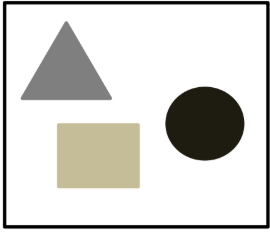
#> input picture objs.jpg, 270 x 233 px
$ python segmentation.py
#> lines starting #> are read from the running program, lines starting #| are printed output that depends on the picture
import cv2 as cv
import numpy as np
import matplotlib.pyplot as plt

# Lire l'image en niveaux de gris
img = cv.imread("objs.jpg", cv.IMREAD_GRAYSCALE)
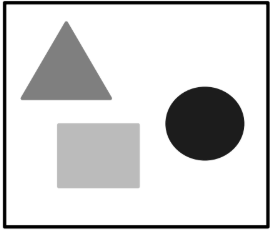
#> img: shape (233, 270); min 0, max 255, mean 211.6

if img is None:
    raise FileNotFoundError("Image introuvable. Vérifie le nom ou le chemin.")

ng = np.array(img)

# Calcul de l'histogramme
hist = cv.calcHist([ng], [0], None, [256], [0, 256])
#> hist = 256 values, max 42712 at index 255, min 0 at index 4, mean 245.7

# Supprimer les valeurs faibles (bruit)
for x in range(256):
    if hist[x] < 1000:
        hist[x] = 0
#> after the loop, hist = 256 values, max 42712 at index 255, min 0 at index 1, mean 220.6

# Récupérer les niveaux de gris significatifs
liste = []
for x in range(256):
    if hist[x] != 0:
        liste.append(x)
#> after the loop, liste = [0, 28, 127, 187, 255]

h, l = ng.shape
#> h = 233; l = 270

# Affichage image originale
plt.figure(figsize=(5,5))
plt.imshow(ng, cmap='gray')
plt.title("Image originale")
plt.axis('off')

# Segmentation par niveaux détectés
for k in range(len(liste)):
    seg = np.ones((h, l), dtype=np.uint8) * 255
    for i in range(h):
        for j in range(l):
            if ng[i, j] == liste[k]:
                seg[i, j] = ng[i, j]

    plt.figure(figsize=(5,5))
    plt.imshow(seg, cmap='gray')
    plt.title(f"Région segmentée - niveau {liste[k]}")
    plt.axis('off')
#> this loop made 5 passes
#> seg: shape (233, 270); every value is 255

plt.show()
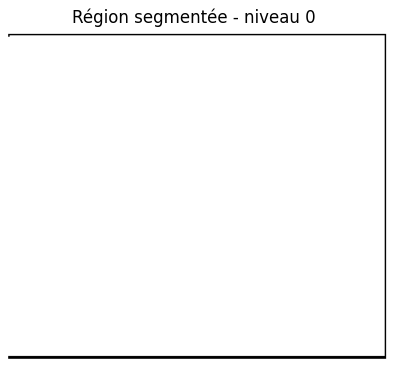
#> figure drawn by matplotlib, 1 panel
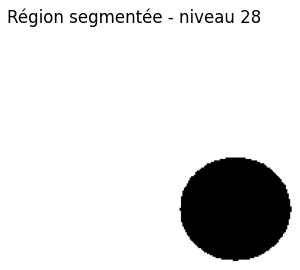
#> figure drawn by matplotlib, 1 panel
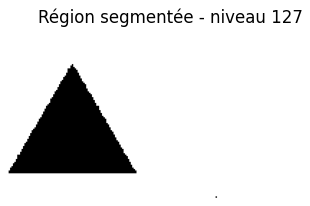
#> figure drawn by matplotlib, 1 panel
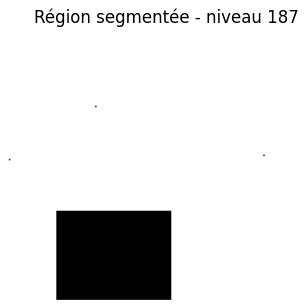
#> figure drawn by matplotlib, 1 panel
